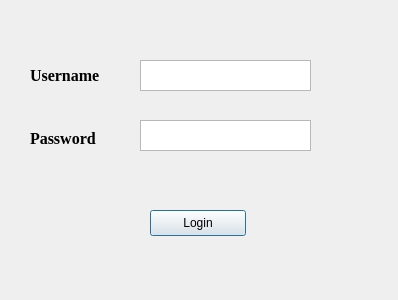
<?xml version="1.0" encoding="UTF-8"?>
<ui version="4.0">
 <class>Dialog</class>
 <widget class="QDialog" name="Dialog">
  <property name="geometry">
   <rect>
    <x>0</x>
    <y>0</y>
    <width>398</width>
    <height>300</height>
   </rect>
  </property>
  <property name="windowTitle">
   <string>Dialog</string>
  </property>
  <property name="autoFillBackground">
   <bool>true</bool>
  </property>
  <widget class="QPushButton" name="pushButton">
   <property name="geometry">
    <rect>
     <x>150</x>
     <y>210</y>
     <width>96</width>
     <height>26</height>
    </rect>
   </property>
   <property name="text">
    <string>Login</string>
   </property>
  </widget>
  <widget class="QPlainTextEdit" name="plainTextEdit">
   <property name="geometry">
    <rect>
     <x>140</x>
     <y>60</y>
     <width>171</width>
     <height>31</height>
    </rect>
   </property>
  </widget>
  <widget class="QPlainTextEdit" name="plainTextEdit_2">
   <property name="geometry">
    <rect>
     <x>140</x>
     <y>120</y>
     <width>171</width>
     <height>31</height>
    </rect>
   </property>
  </widget>
  <widget class="QLabel" name="label">
   <property name="geometry">
    <rect>
     <x>30</x>
     <y>60</y>
     <width>101</width>
     <height>31</height>
    </rect>
   </property>
   <property name="font">
    <font>
     <family>Georgia</family>
     <pointsize>12</pointsize>
     <weight>75</weight>
     <bold>true</bold>
    </font>
   </property>
   <property name="text">
    <string>Username</string>
   </property>
   <property name="textFormat">
    <enum>Qt::RichText</enum>
   </property>
  </widget>
  <widget class="QLabel" name="label_2">
   <property name="geometry">
    <rect>
     <x>30</x>
     <y>130</y>
     <width>91</width>
     <height>17</height>
    </rect>
   </property>
   <property name="font">
    <font>
     <family>Georgia</family>
     <pointsize>12</pointsize>
     <weight>75</weight>
     <italic>false</italic>
     <bold>true</bold>
    </font>
   </property>
   <property name="text">
    <string>Password</string>
   </property>
  </widget>
 </widget>
 <resources/>
 <connections/>
</ui>
